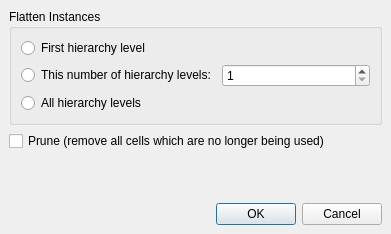
<ui version="4.0" >
 <class>FlattenInstOptionsDialog</class>
 <widget class="QDialog" name="FlattenInstOptionsDialog" >
  <property name="geometry" >
   <rect>
    <x>0</x>
    <y>0</y>
    <width>391</width>
    <height>234</height>
   </rect>
  </property>
  <property name="windowTitle" >
   <string>Flatten Instances</string>
  </property>
  <layout class="QVBoxLayout" >
   <property name="margin" >
    <number>9</number>
   </property>
   <property name="spacing" >
    <number>6</number>
   </property>
   <item>
    <widget class="QGroupBox" name="groupBox" >
     <property name="title" >
      <string>Flatten Instances</string>
     </property>
     <layout class="QGridLayout" >
      <property name="margin" >
       <number>9</number>
      </property>
      <property name="spacing" >
       <number>6</number>
      </property>
      <item row="2" column="0" colspan="2" >
       <widget class="QRadioButton" name="all_levels_rb" >
        <property name="text" >
         <string>All hierarchy levels</string>
        </property>
       </widget>
      </item>
      <item row="0" column="0" colspan="2" >
       <widget class="QRadioButton" name="first_level_rb" >
        <property name="text" >
         <string>First hierarchy level</string>
        </property>
       </widget>
      </item>
      <item row="1" column="0" >
       <widget class="QRadioButton" name="spec_levels_rb" >
        <property name="text" >
         <string>This number of hierarchy levels:</string>
        </property>
       </widget>
      </item>
      <item row="1" column="1" >
       <widget class="QSpinBox" name="levels_sb" >
        <property name="maximum" >
         <number>1000</number>
        </property>
        <property name="minimum" >
         <number>1</number>
        </property>
        <property name="value" >
         <number>1</number>
        </property>
       </widget>
      </item>
     </layout>
    </widget>
   </item>
   <item>
    <widget class="QCheckBox" name="prune_cb" >
     <property name="text" >
      <string>Prune (remove all cells which are no longer being used)</string>
     </property>
    </widget>
   </item>
   <item>
    <spacer>
     <property name="orientation" >
      <enum>Qt::Vertical</enum>
     </property>
     <property name="sizeHint" >
      <size>
       <width>301</width>
       <height>31</height>
      </size>
     </property>
    </spacer>
   </item>
   <item>
    <widget class="QDialogButtonBox" name="buttonBox" >
     <property name="orientation" >
      <enum>Qt::Horizontal</enum>
     </property>
     <property name="standardButtons" >
      <set>QDialogButtonBox::Cancel|QDialogButtonBox::NoButton|QDialogButtonBox::Ok</set>
     </property>
    </widget>
   </item>
  </layout>
 </widget>
 <resources/>
 <connections>
  <connection>
   <sender>buttonBox</sender>
   <signal>accepted()</signal>
   <receiver>FlattenInstOptionsDialog</receiver>
   <slot>accept()</slot>
   <hints>
    <hint type="sourcelabel" >
     <x>248</x>
     <y>254</y>
    </hint>
    <hint type="destinationlabel" >
     <x>157</x>
     <y>274</y>
    </hint>
   </hints>
  </connection>
  <connection>
   <sender>buttonBox</sender>
   <signal>rejected()</signal>
   <receiver>FlattenInstOptionsDialog</receiver>
   <slot>reject()</slot>
   <hints>
    <hint type="sourcelabel" >
     <x>316</x>
     <y>260</y>
    </hint>
    <hint type="destinationlabel" >
     <x>286</x>
     <y>274</y>
    </hint>
   </hints>
  </connection>
 </connections>
</ui>
